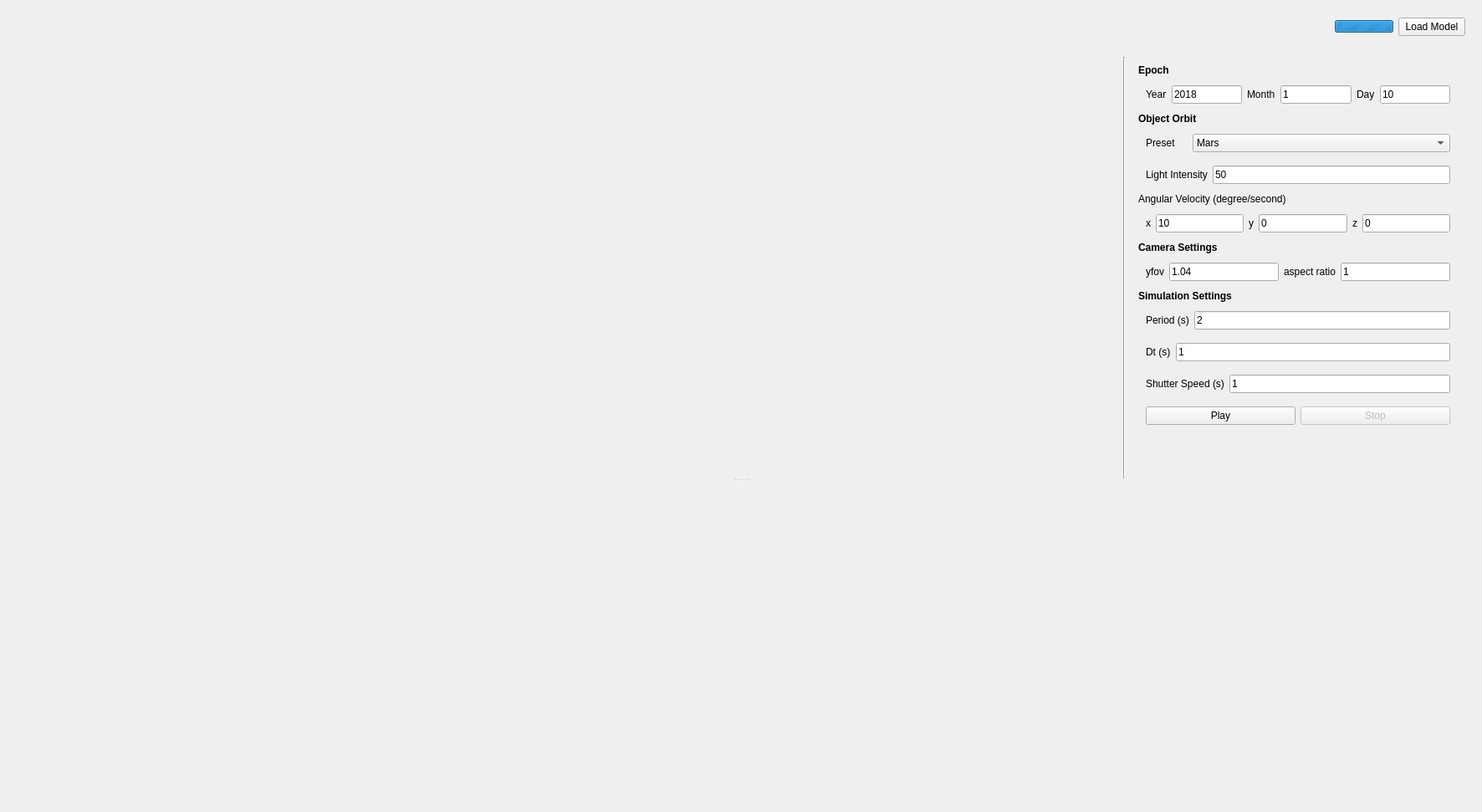
<?xml version="1.0" encoding="UTF-8"?>
<ui version="4.0">
 <class>EarthLightCurveWidget</class>
 <widget class="QWidget" name="EarthLightCurveWidget">
  <property name="geometry">
   <rect>
    <x>0</x>
    <y>0</y>
    <width>1772</width>
    <height>971</height>
   </rect>
  </property>
  <property name="windowTitle">
   <string>Form</string>
  </property>
  <layout class="QVBoxLayout" name="verticalLayout">
   <item>
    <widget class="QWidget" name="topPanel" native="true">
     <property name="enabled">
      <bool>true</bool>
     </property>
     <property name="maximumSize">
      <size>
       <width>16777215</width>
       <height>50</height>
      </size>
     </property>
     <property name="inputMethodHints">
      <set>Qt::ImhUppercaseOnly</set>
     </property>
     <layout class="QHBoxLayout" name="topPanelLayout">
      <item>
       <widget class="QLabel" name="lbl_meshName">
        <property name="minimumSize">
         <size>
          <width>300</width>
          <height>0</height>
         </size>
        </property>
        <property name="font">
         <font>
          <pointsize>16</pointsize>
          <weight>75</weight>
          <bold>true</bold>
         </font>
        </property>
        <property name="text">
         <string/>
        </property>
       </widget>
      </item>
      <item>
       <widget class="QLabel" name="modelNameLabel">
        <property name="minimumSize">
         <size>
          <width>500</width>
          <height>0</height>
         </size>
        </property>
        <property name="styleSheet">
         <string notr="true">font: 16pt &quot;Sans Serif&quot;;</string>
        </property>
        <property name="text">
         <string/>
        </property>
       </widget>
      </item>
      <item>
       <spacer name="horizontalSpacer">
        <property name="inputMethodHints">
         <set>Qt::ImhUppercaseOnly</set>
        </property>
        <property name="orientation">
         <enum>Qt::Horizontal</enum>
        </property>
        <property name="sizeHint" stdset="0">
         <size>
          <width>40</width>
          <height>20</height>
         </size>
        </property>
       </spacer>
      </item>
      <item>
       <widget class="QLabel" name="progressLabel">
        <property name="minimumSize">
         <size>
          <width>150</width>
          <height>0</height>
         </size>
        </property>
        <property name="layoutDirection">
         <enum>Qt::LeftToRight</enum>
        </property>
        <property name="styleSheet">
         <string notr="true"/>
        </property>
        <property name="text">
         <string/>
        </property>
        <property name="alignment">
         <set>Qt::AlignRight|Qt::AlignTrailing|Qt::AlignVCenter</set>
        </property>
       </widget>
      </item>
      <item>
       <widget class="QProgressBar" name="progressBar">
        <property name="maximumSize">
         <size>
          <width>70</width>
          <height>15</height>
         </size>
        </property>
        <property name="maximum">
         <number>0</number>
        </property>
        <property name="value">
         <number>0</number>
        </property>
        <property name="textVisible">
         <bool>true</bool>
        </property>
        <property name="format">
         <string notr="true"/>
        </property>
       </widget>
      </item>
      <item>
       <widget class="QPushButton" name="pbLoadAsteroid">
        <property name="inputMethodHints">
         <set>Qt::ImhUppercaseOnly</set>
        </property>
        <property name="text">
         <string>Load Model</string>
        </property>
       </widget>
      </item>
     </layout>
    </widget>
   </item>
   <item>
    <widget class="QWidget" name="bottomPanel" native="true">
     <property name="inputMethodHints">
      <set>Qt::ImhUppercaseOnly</set>
     </property>
     <layout class="QVBoxLayout" name="verticalLayout_3">
      <item>
       <widget class="QSplitter" name="splitter">
        <property name="inputMethodHints">
         <set>Qt::ImhUppercaseOnly</set>
        </property>
        <property name="orientation">
         <enum>Qt::Vertical</enum>
        </property>
        <widget class="QWidget" name="widget_2" native="true">
         <property name="enabled">
          <bool>true</bool>
         </property>
         <property name="baseSize">
          <size>
           <width>0</width>
           <height>500</height>
          </size>
         </property>
         <property name="layoutDirection">
          <enum>Qt::LeftToRight</enum>
         </property>
         <property name="inputMethodHints">
          <set>Qt::ImhUppercaseOnly</set>
         </property>
         <layout class="QHBoxLayout" name="horizontalLayout_9">
          <item>
           <widget class="QWidget" name="currentPositionWidget" native="true">
            <layout class="QHBoxLayout" name="positionLayout"/>
           </widget>
          </item>
          <item>
           <widget class="QWidget" name="orbitWidget" native="true">
            <layout class="QHBoxLayout" name="orbitLayout"/>
           </widget>
          </item>
          <item>
           <widget class="Line" name="line">
            <property name="orientation">
             <enum>Qt::Vertical</enum>
            </property>
           </widget>
          </item>
          <item>
           <widget class="QWidget" name="widget_9" native="true">
            <property name="minimumSize">
             <size>
              <width>400</width>
              <height>0</height>
             </size>
            </property>
            <property name="maximumSize">
             <size>
              <width>400</width>
              <height>16777215</height>
             </size>
            </property>
            <layout class="QVBoxLayout" name="verticalLayout_2">
             <item>
              <widget class="QLabel" name="label_3">
               <property name="enabled">
                <bool>true</bool>
               </property>
               <property name="font">
                <font>
                 <weight>75</weight>
                 <bold>true</bold>
                </font>
               </property>
               <property name="text">
                <string>Epoch</string>
               </property>
              </widget>
             </item>
             <item>
              <widget class="QWidget" name="widget_3" native="true">
               <layout class="QHBoxLayout" name="horizontalLayout_3">
                <property name="topMargin">
                 <number>5</number>
                </property>
                <property name="bottomMargin">
                 <number>5</number>
                </property>
                <item>
                 <widget class="QLabel" name="label_5">
                  <property name="text">
                   <string>Year</string>
                  </property>
                 </widget>
                </item>
                <item>
                 <widget class="QLineEdit" name="ln_year">
                  <property name="text">
                   <string>2018</string>
                  </property>
                 </widget>
                </item>
                <item>
                 <widget class="QLabel" name="label_6">
                  <property name="text">
                   <string>Month</string>
                  </property>
                 </widget>
                </item>
                <item>
                 <widget class="QLineEdit" name="ln_month">
                  <property name="text">
                   <string>1</string>
                  </property>
                 </widget>
                </item>
                <item>
                 <widget class="QLabel" name="label_7">
                  <property name="text">
                   <string>Day</string>
                  </property>
                 </widget>
                </item>
                <item>
                 <widget class="QLineEdit" name="ln_day">
                  <property name="text">
                   <string>10</string>
                  </property>
                 </widget>
                </item>
               </layout>
              </widget>
             </item>
             <item>
              <widget class="QLabel" name="label_31">
               <property name="font">
                <font>
                 <weight>75</weight>
                 <bold>true</bold>
                </font>
               </property>
               <property name="text">
                <string>Object Orbit</string>
               </property>
              </widget>
             </item>
             <item>
              <widget class="QWidget" name="widget_14" native="true">
               <layout class="QHBoxLayout" name="horizontalLayout_14">
                <property name="topMargin">
                 <number>5</number>
                </property>
                <property name="bottomMargin">
                 <number>5</number>
                </property>
                <item>
                 <widget class="QLabel" name="label">
                  <property name="maximumSize">
                   <size>
                    <width>50</width>
                    <height>16777215</height>
                   </size>
                  </property>
                  <property name="text">
                   <string>Preset</string>
                  </property>
                 </widget>
                </item>
                <item>
                 <widget class="QComboBox" name="cmb_presetOrbit">
                  <item>
                   <property name="text">
                    <string>Mars</string>
                   </property>
                  </item>
                 </widget>
                </item>
               </layout>
              </widget>
             </item>
             <item>
              <widget class="QWidget" name="widget_12" native="true">
               <layout class="QHBoxLayout" name="horizontalLayout_12">
                <property name="topMargin">
                 <number>5</number>
                </property>
                <property name="bottomMargin">
                 <number>5</number>
                </property>
                <item>
                 <widget class="QLabel" name="label_28">
                  <property name="text">
                   <string>Light Intensity</string>
                  </property>
                 </widget>
                </item>
                <item>
                 <widget class="QLineEdit" name="ln_lightIntensity">
                  <property name="text">
                   <string>50</string>
                  </property>
                 </widget>
                </item>
               </layout>
              </widget>
             </item>
             <item>
              <widget class="QLabel" name="label_14">
               <property name="text">
                <string>Angular Velocity (degree/second)</string>
               </property>
              </widget>
             </item>
             <item>
              <widget class="QWidget" name="widget_6" native="true">
               <layout class="QHBoxLayout" name="horizontalLayout_6">
                <property name="topMargin">
                 <number>5</number>
                </property>
                <property name="bottomMargin">
                 <number>5</number>
                </property>
                <item>
                 <widget class="QLabel" name="label_15">
                  <property name="text">
                   <string>x</string>
                  </property>
                 </widget>
                </item>
                <item>
                 <widget class="QLineEdit" name="ln_wX">
                  <property name="text">
                   <string>10</string>
                  </property>
                 </widget>
                </item>
                <item>
                 <widget class="QLabel" name="label_16">
                  <property name="text">
                   <string>y</string>
                  </property>
                 </widget>
                </item>
                <item>
                 <widget class="QLineEdit" name="ln_wY">
                  <property name="text">
                   <string>0</string>
                  </property>
                 </widget>
                </item>
                <item>
                 <widget class="QLabel" name="label_17">
                  <property name="text">
                   <string>z</string>
                  </property>
                 </widget>
                </item>
                <item>
                 <widget class="QLineEdit" name="ln_wZ">
                  <property name="text">
                   <string>0</string>
                  </property>
                 </widget>
                </item>
               </layout>
              </widget>
             </item>
             <item>
              <widget class="QLabel" name="label_32">
               <property name="font">
                <font>
                 <weight>75</weight>
                 <bold>true</bold>
                </font>
               </property>
               <property name="text">
                <string>Camera Settings</string>
               </property>
              </widget>
             </item>
             <item>
              <widget class="QWidget" name="widget_16" native="true">
               <layout class="QHBoxLayout" name="horizontalLayout_16">
                <property name="topMargin">
                 <number>5</number>
                </property>
                <property name="bottomMargin">
                 <number>5</number>
                </property>
                <item>
                 <widget class="QLabel" name="label_11">
                  <property name="text">
                   <string>yfov</string>
                  </property>
                 </widget>
                </item>
                <item>
                 <widget class="QLineEdit" name="ln_cameraYfov">
                  <property name="text">
                   <string>1.04</string>
                  </property>
                 </widget>
                </item>
                <item>
                 <widget class="QLabel" name="label_12">
                  <property name="text">
                   <string>aspect ratio</string>
                  </property>
                 </widget>
                </item>
                <item>
                 <widget class="QLineEdit" name="ln_cameraAspectRatio">
                  <property name="text">
                   <string>1</string>
                  </property>
                 </widget>
                </item>
               </layout>
              </widget>
             </item>
             <item>
              <widget class="QLabel" name="label_25">
               <property name="enabled">
                <bool>true</bool>
               </property>
               <property name="font">
                <font>
                 <weight>75</weight>
                 <bold>true</bold>
                </font>
               </property>
               <property name="text">
                <string>Simulation Settings</string>
               </property>
              </widget>
             </item>
             <item>
              <widget class="QWidget" name="widget_11" native="true">
               <layout class="QHBoxLayout" name="horizontalLayout_11">
                <property name="topMargin">
                 <number>5</number>
                </property>
                <property name="bottomMargin">
                 <number>5</number>
                </property>
                <item>
                 <widget class="QLabel" name="label_10">
                  <property name="text">
                   <string>Period (s)</string>
                  </property>
                 </widget>
                </item>
                <item>
                 <widget class="QLineEdit" name="ln_period">
                  <property name="text">
                   <string>2</string>
                  </property>
                 </widget>
                </item>
               </layout>
              </widget>
             </item>
             <item>
              <widget class="QWidget" name="widget_13" native="true">
               <layout class="QHBoxLayout" name="horizontalLayout_13">
                <property name="topMargin">
                 <number>5</number>
                </property>
                <property name="bottomMargin">
                 <number>5</number>
                </property>
                <item>
                 <widget class="QLabel" name="label_24">
                  <property name="text">
                   <string>Dt (s)</string>
                  </property>
                 </widget>
                </item>
                <item>
                 <widget class="QLineEdit" name="ln_dt">
                  <property name="text">
                   <string>1</string>
                  </property>
                 </widget>
                </item>
               </layout>
              </widget>
             </item>
             <item>
              <widget class="QWidget" name="widget_15" native="true">
               <layout class="QHBoxLayout" name="horizontalLayout_15">
                <property name="topMargin">
                 <number>5</number>
                </property>
                <property name="bottomMargin">
                 <number>5</number>
                </property>
                <item>
                 <widget class="QLabel" name="label_26">
                  <property name="text">
                   <string>Shutter Speed (s)</string>
                  </property>
                 </widget>
                </item>
                <item>
                 <widget class="QLineEdit" name="ln_shutterSpeed">
                  <property name="text">
                   <string>1</string>
                  </property>
                 </widget>
                </item>
               </layout>
              </widget>
             </item>
             <item>
              <widget class="QWidget" name="widget_10" native="true">
               <layout class="QHBoxLayout" name="horizontalLayout_10">
                <property name="topMargin">
                 <number>5</number>
                </property>
                <property name="bottomMargin">
                 <number>5</number>
                </property>
                <item>
                 <widget class="QPushButton" name="pb_play">
                  <property name="text">
                   <string>Play</string>
                  </property>
                 </widget>
                </item>
                <item>
                 <widget class="QPushButton" name="pb_stop">
                  <property name="enabled">
                   <bool>false</bool>
                  </property>
                  <property name="text">
                   <string>Stop</string>
                  </property>
                 </widget>
                </item>
               </layout>
              </widget>
             </item>
             <item>
              <spacer name="verticalSpacer">
               <property name="orientation">
                <enum>Qt::Vertical</enum>
               </property>
               <property name="sizeHint" stdset="0">
                <size>
                 <width>20</width>
                 <height>40</height>
                </size>
               </property>
              </spacer>
             </item>
            </layout>
           </widget>
          </item>
         </layout>
        </widget>
        <widget class="QWidget" name="widget" native="true">
         <property name="enabled">
          <bool>true</bool>
         </property>
         <property name="baseSize">
          <size>
           <width>0</width>
           <height>0</height>
          </size>
         </property>
         <property name="inputMethodHints">
          <set>Qt::ImhUppercaseOnly</set>
         </property>
         <layout class="QHBoxLayout" name="horizontalLayout_2">
          <item>
           <widget class="QWidget" name="mapAndPlotPanel" native="true">
            <property name="enabled">
             <bool>false</bool>
            </property>
            <property name="minimumSize">
             <size>
              <width>0</width>
              <height>300</height>
             </size>
            </property>
            <property name="inputMethodHints">
             <set>Qt::ImhUppercaseOnly</set>
            </property>
            <layout class="QHBoxLayout" name="horizontalLayout">
             <item>
              <widget class="QWidget" name="renderedImageWidget" native="true">
               <property name="sizePolicy">
                <sizepolicy hsizetype="Expanding" vsizetype="Expanding">
                 <horstretch>0</horstretch>
                 <verstretch>0</verstretch>
                </sizepolicy>
               </property>
               <property name="minimumSize">
                <size>
                 <width>350</width>
                 <height>350</height>
                </size>
               </property>
               <property name="maximumSize">
                <size>
                 <width>16777215</width>
                 <height>16777215</height>
                </size>
               </property>
               <property name="styleSheet">
                <string notr="true"/>
               </property>
               <property name="inputMethodHints">
                <set>Qt::ImhUppercaseOnly</set>
               </property>
               <layout class="QVBoxLayout" name="renderedImageLayout">
                <property name="leftMargin">
                 <number>0</number>
                </property>
                <property name="topMargin">
                 <number>0</number>
                </property>
                <property name="rightMargin">
                 <number>0</number>
                </property>
                <property name="bottomMargin">
                 <number>0</number>
                </property>
               </layout>
              </widget>
             </item>
             <item>
              <widget class="QWidget" name="lineCurveWidget" native="true">
               <property name="enabled">
                <bool>false</bool>
               </property>
               <property name="sizePolicy">
                <sizepolicy hsizetype="Expanding" vsizetype="Expanding">
                 <horstretch>0</horstretch>
                 <verstretch>0</verstretch>
                </sizepolicy>
               </property>
               <property name="minimumSize">
                <size>
                 <width>350</width>
                 <height>350</height>
                </size>
               </property>
               <property name="maximumSize">
                <size>
                 <width>16777215</width>
                 <height>16777215</height>
                </size>
               </property>
               <property name="styleSheet">
                <string notr="true"/>
               </property>
               <property name="inputMethodHints">
                <set>Qt::ImhUppercaseOnly</set>
               </property>
               <layout class="QHBoxLayout" name="lineCurveLayout"/>
              </widget>
             </item>
            </layout>
           </widget>
          </item>
         </layout>
        </widget>
       </widget>
      </item>
     </layout>
    </widget>
   </item>
  </layout>
 </widget>
 <resources/>
 <connections/>
</ui>
